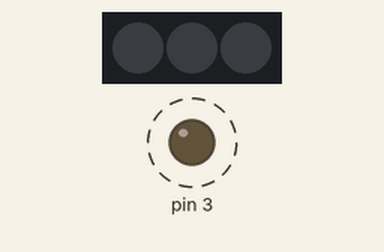
Recording of a sketch running on a simulated Arduino Uno, built with avr-gcc and run on an emulated ATmega328P. Shown: 3 RGB LEDs in strip order, left to right, output pins drawn as LEDs (lit = HIGH). Dashed ring = blinking. The strip is taken to match the declared colour order.

Above: at 0.2 s.
Timing chart, 0 to 3.0 s (numbered marks = the images above):
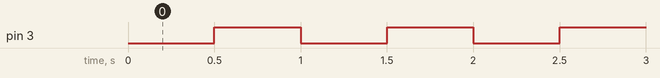

Measured:
- by itself, pin 3: alternates HIGH for 0.50 s and LOW for 0.50 s

The sketch:

sketch_jul20a.ino
```cpp
#include <Adafruit_NeoPixel.h>
#include <TimerOne.h>
Adafruit_NeoPixel pixels = Adafruit_NeoPixel(3, 2, NEO_RGB + NEO_KHZ800);
int colors[3];
int timer=0;
void setup() {
  Serial.begin(9600);
  pixels.begin();
  pinMode(3,OUTPUT);
  timer=0;

  Timer1.initialize(500000); // 每秒触发一次
  Timer1.attachInterrupt(bulbs);
}
void bulbs() {
  // 中断执行的代码
  if(colors[0]==colors[1]&&colors[1]==colors[2]){
    if(timer%2==0){
      digitalWrite(3,HIGH);
    }else{
      digitalWrite(3,LOW);
    }
  }else{
    digitalWrite(3,LOW);
  }
  timer++;
}
void loop() {
  if (Serial.available() > 0) {
  String data = Serial.readStringUntil('\n');

    if (sscanf(data.c_str(), "%d,%d,%d", &colors[0], &colors[1], &colors[2]) == 3) {
    // Map colors to RGB values
    for (int i = 0; i < 3; i++) {
      switch (colors[i]) {
        case 0:
          pixels.setPixelColor(i, pixels.Color(255, 0, 0)); // Red
          break;
        case 1:
          pixels.setPixelColor(i, pixels.Color(0, 255, 0)); // Green
          break;
        case 2:
          pixels.setPixelColor(i, pixels.Color(0, 0, 255)); // Blue
          break;
        // Add more cases if you have more colors
      }
    }
    pixels.show(); // Update the LED colors
  }
  delay(20);
}

/*
  pixels.setPixelColor( 0, pixels.Color(0, 0, 255) );
  pixels.setPixelColor( 1, pixels.Color(0, 0, 255) );
  pixels.setPixelColor( 2, pixels.Color(0, 0, 255) );
  pixels.show();
  digitalWrite(3,HIGH);
  delay(1000);

  pixels.setPixelColor( 0, pixels.Color(255, 0, 0) );
  pixels.setPixelColor( 1, pixels.Color(255, 0, 0) );
  pixels.setPixelColor( 2, pixels.Color(255, 0, 0) );
  pixels.show();
  digitalWrite(3,LOW);
  delay(1000);
*/
}
```
